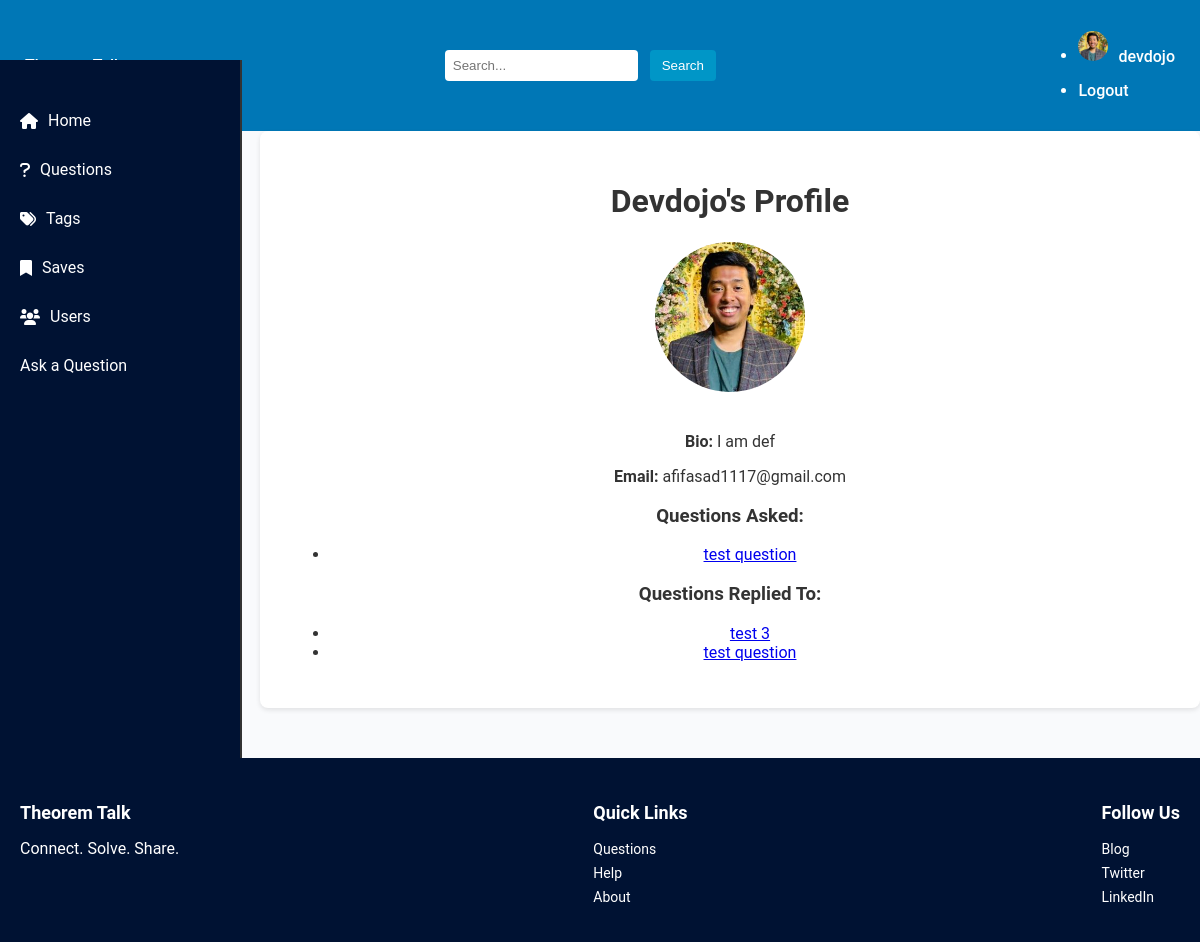
Before: /users/profile/devdojo/ (signed in) with the older database file.
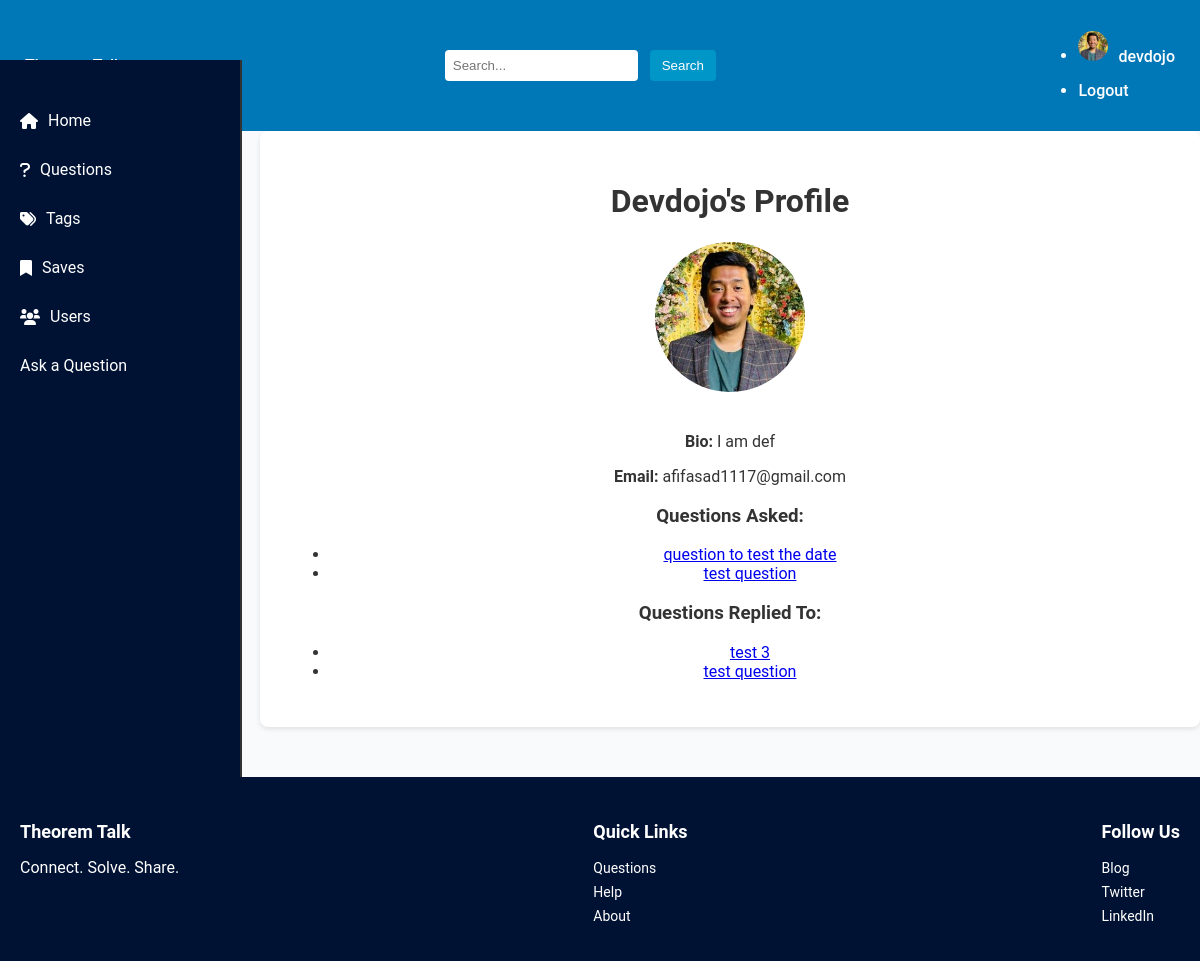
After: the same page with the newer database file.
### base/models.py (models this page shows, shortened)
class Question(models.Model):
  user = models.ForeignKey(User, on_delete=models.CASCADE)
  title = models.CharField(max_length=1000)
  content = models.TextField(null=True, blank=True)
  date_created = models.DateTimeField(default=timezone.now)
  class Meta:
    ordering = ['-date_created']

### user/views.py (the view)
# urls.py: path('profile/', user_views.profile, name = "profile"),
@login_required
@login_required
def profile(request, username):
    profile_user = get_object_or_404(User, username=username)
    user_questions = Question.objects.filter(user=profile_user)
    replied_questions = Reply.objects.filter(user=profile_user).values('question').distinct()
    replied_question_ids = [reply['question'] for reply in replied_questions]
    replied_questions = Question.objects.filter(id__in=replied_question_ids)
    return render(request, 'users/profile.html', {
        'profile_user': profile_user,
        'questions': user_questions,
        'replied_questions': replied_questions,
    })

### user/templates/users/profile.html (shortened to what this page needs)
{% extends "base.html" %}
{% block content %}
<div class="profile">
    <h1>{{ profile_user.username|title }}'s Profile</h1>
    <img src="{{ profile_user.profile.image.url }}" alt="{{ profile_user.username }}" class="profile-pic">
    <p><strong>Bio:</strong> {{ profile_user.profile.bio }}</p>
    <p><strong>Email:</strong> {{ profile_user.email }}</p>
    <h3>Questions Asked:</h3>
    {% if questions %}
    <ul>
        {% for question in questions %}
        <li>
            <a href="{% url 'base:question_detail' question.id %}">{{ question.title }}</a>
        </li>
        {% endfor %}
    </ul>
    {% else %}
    <p>This user has not asked any questions yet.</p>
    {% endif %}
    <h3>Questions Replied To:</h3>
    {% if replied_questions %}
    <ul>
        {% for question in replied_questions %}
        <li>
            <a href="{% url 'base:question_detail' question.id %}">{{ question.title }}</a>
        </li>
        {% endfor %}
    </ul>
    {% else %}
    <p>This user has not replied to any questions yet.</p>
    {% endif %}
</div>
{% endblock %}

Changed rows visible on the page:
added Question: title "question to test the date", shown under "Questions Asked:"
